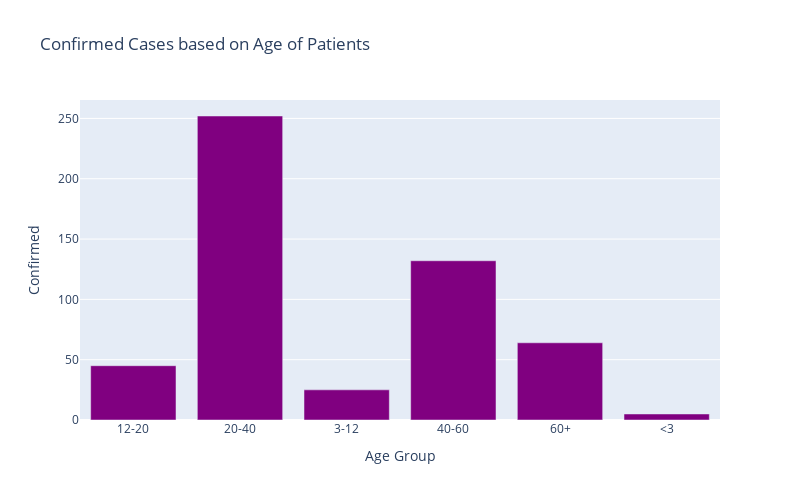

Here is the notebook cell this chart was saved with:
### Code cell
#ageGroup=rawCases.groupby(by='AgeRange')
#ageGroup.AgeRange.count().plot(kind='bar');

ageGroup=rawCases.groupby(by='AgeRange').size().reset_index(name='count')
ageGroup=ageGroup.rename(columns={'AgeRange':'Age Group','count':'Confirmed'})


px.bar(
    ageGroup,
    x = "Age Group",
    y = "Confirmed",
    title= "Confirmed Cases based on Age of Patients", # the axis names
    color_discrete_sequence=["purple"], 
    height=500,
    width=800
)

### Figure 1 — Plotly figure (JSON) as saved in the notebook; plotly's stock layout.template omitted (floating-point values rounded to 4 significant figures)
{"data": [{"alignmentgroup": "True", "hovertemplate": "Age Group=%{x}<br>Confirmed=%{y}<extra></extra>", "legendgroup": "", "marker": {"color": "purple"}, "name": "", "offsetgroup": "", "orientation": "v", "showlegend": false, "textposition": "auto", "type": "bar", "x": ["12-20", "20-40", "3-12", "40-60", "60+", "<3"], "xaxis": "x", "y": [45, 252, 25, 132, 64, 5], "yaxis": "y"}], "layout": {"barmode": "relative", "height": 500, "legend": {"tracegroupgap": 0}, "title": {"text": "Confirmed Cases based on Age of Patients"}, "width": 800, "xaxis": {"anchor": "y", "domain": [0, 1], "title": {"text": "Age Group"}}, "yaxis": {"anchor": "x", "domain": [0, 1], "title": {"text": "Confirmed"}}}}
